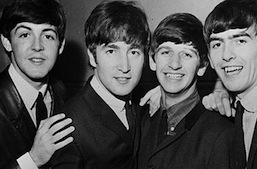
#> input picture Images/comp_background.jpg, 257 x 169 px
$ python Image_blending.py
#> lines starting #> are read from the running program, lines starting #| are printed output that depends on the picture
import cv2
import pandas as pd
import numpy as np
import sys
np.set_printoptions(threshold=sys.maxsize)

back = cv2.imread('Images/comp_background.jpg')
#> back is the input picture: shape (169, 257, 3); min 0, max 238, mean 75.7
fore = cv2.imread('Images/comp_foreground.jpg')
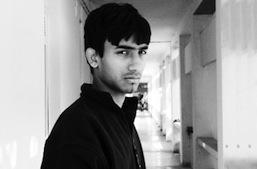
#> input picture Images/comp_foreground.jpg, 257 x 169 px
#> fore is the input picture: shape (169, 257, 3); min 0, max 255, mean 150.8
mask = cv2.imread('Images/comp_mask.jpg')
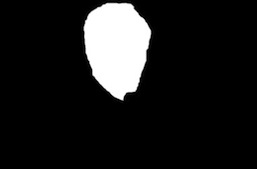
#> input picture Images/comp_mask.jpg, 257 x 169 px
#> mask is the input picture: shape (169, 257, 3); min 0, max 255, mean 28.2
#mask = cv2.cvtColor(mask, cv2.COLOR_BGR2GRAY)
mask = mask/255
# [12 lines of commented-out code are left out]

s = back.shape
#> s = (169, 257, 3)
x = np.zeros((s[0],s[1],s[2]))
for i in range(s[0]):
    for j in range(s[1]):
        for k in range(s[2]):
            x[i,j,k]= np.clip(fore[i,j,k]*mask[i,j,0] + back[i,j,k]*(1-mask[i,j,0]),0,255)
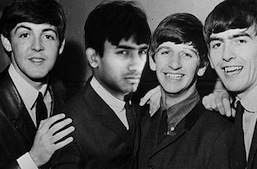
#> x: shape (169, 257, 3) float64; min 0, max 238, mean 72.9

x = x.astype(np.uint8)
cv2.imshow('final',x)
cv2.waitKey(0)
